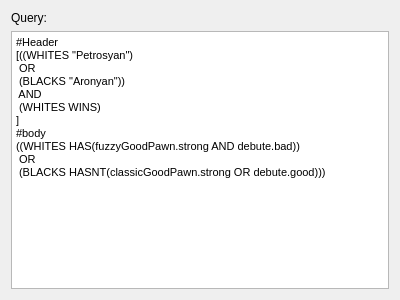
<?xml version="1.0" encoding="UTF-8"?>
<ui version="4.0">
 <class>AdvancedQueryPage</class>
 <widget class="QWizardPage" name="AdvancedQueryPage">
  <property name="geometry">
   <rect>
    <x>0</x>
    <y>0</y>
    <width>400</width>
    <height>300</height>
   </rect>
  </property>
  <property name="windowTitle">
   <string>Advanced query editor</string>
  </property>
  <property name="title">
   <string>Query text</string>
  </property>
  <property name="subTitle">
   <string>Enter QEnter query text using CGSQL syntax</string>
  </property>
  <layout class="QVBoxLayout" name="verticalLayout">
   <item>
    <widget class="QLabel" name="label">
     <property name="text">
      <string>Query:</string>
     </property>
    </widget>
   </item>
   <item>
    <widget class="QTextEdit" name="queryTextEdit">
     <property name="html">
      <string>&lt;!DOCTYPE HTML PUBLIC &quot;-//W3C//DTD HTML 4.0//EN&quot; &quot;http://www.w3.org/TR/REC-html40/strict.dtd&quot;&gt;
&lt;html&gt;&lt;head&gt;&lt;meta name=&quot;qrichtext&quot; content=&quot;1&quot; /&gt;&lt;style type=&quot;text/css&quot;&gt;
p, li { white-space: pre-wrap; }
&lt;/style&gt;&lt;/head&gt;&lt;body style=&quot; font-family:'MS Shell Dlg 2'; font-size:8.25pt; font-weight:400; font-style:normal;&quot;&gt;
&lt;p style=&quot; margin-top:0px; margin-bottom:0px; margin-left:0px; margin-right:0px; -qt-block-indent:0; text-indent:0px;&quot;&gt;&lt;span style=&quot; font-size:8pt;&quot;&gt;#Header&lt;/span&gt;&lt;/p&gt;
&lt;p style=&quot; margin-top:0px; margin-bottom:0px; margin-left:0px; margin-right:0px; -qt-block-indent:0; text-indent:0px;&quot;&gt;&lt;span style=&quot; font-size:8pt;&quot;&gt;[((WHITES &amp;quot;Petrosyan&amp;quot;)&lt;/span&gt;&lt;/p&gt;
&lt;p style=&quot; margin-top:0px; margin-bottom:0px; margin-left:0px; margin-right:0px; -qt-block-indent:0; text-indent:0px;&quot;&gt;&lt;span style=&quot; font-size:8pt;&quot;&gt; OR&lt;/span&gt;&lt;/p&gt;
&lt;p style=&quot; margin-top:0px; margin-bottom:0px; margin-left:0px; margin-right:0px; -qt-block-indent:0; text-indent:0px;&quot;&gt;&lt;span style=&quot; font-size:8pt;&quot;&gt; (BLACKS &amp;quot;Aronyan&amp;quot;))&lt;/span&gt;&lt;/p&gt;
&lt;p style=&quot; margin-top:0px; margin-bottom:0px; margin-left:0px; margin-right:0px; -qt-block-indent:0; text-indent:0px;&quot;&gt;&lt;span style=&quot; font-size:8pt;&quot;&gt; AND&lt;/span&gt;&lt;/p&gt;
&lt;p style=&quot; margin-top:0px; margin-bottom:0px; margin-left:0px; margin-right:0px; -qt-block-indent:0; text-indent:0px;&quot;&gt;&lt;span style=&quot; font-size:8pt;&quot;&gt; (WHITES WINS)&lt;/span&gt;&lt;/p&gt;
&lt;p style=&quot; margin-top:0px; margin-bottom:0px; margin-left:0px; margin-right:0px; -qt-block-indent:0; text-indent:0px;&quot;&gt;&lt;span style=&quot; font-size:8pt;&quot;&gt;]&lt;/span&gt;&lt;/p&gt;
&lt;p style=&quot; margin-top:0px; margin-bottom:0px; margin-left:0px; margin-right:0px; -qt-block-indent:0; text-indent:0px;&quot;&gt;&lt;span style=&quot; font-size:8pt;&quot;&gt;#body&lt;/span&gt;&lt;/p&gt;
&lt;p style=&quot; margin-top:0px; margin-bottom:0px; margin-left:0px; margin-right:0px; -qt-block-indent:0; text-indent:0px;&quot;&gt;&lt;span style=&quot; font-size:8pt;&quot;&gt;((WHITES HAS(fuzzyGoodPawn.strong AND debute.bad))&lt;/span&gt;&lt;/p&gt;
&lt;p style=&quot; margin-top:0px; margin-bottom:0px; margin-left:0px; margin-right:0px; -qt-block-indent:0; text-indent:0px;&quot;&gt;&lt;span style=&quot; font-size:8pt;&quot;&gt; OR&lt;/span&gt;&lt;/p&gt;
&lt;p style=&quot; margin-top:0px; margin-bottom:0px; margin-left:0px; margin-right:0px; -qt-block-indent:0; text-indent:0px;&quot;&gt;&lt;span style=&quot; font-size:8pt;&quot;&gt; (BLACKS HASNT(classicGoodPawn.strong OR debute.good)))&lt;/span&gt;&lt;/p&gt;
&lt;p style=&quot;-qt-paragraph-type:empty; margin-top:0px; margin-bottom:0px; margin-left:0px; margin-right:0px; -qt-block-indent:0; text-indent:0px; font-size:8pt;&quot;&gt;&lt;/p&gt;&lt;/body&gt;&lt;/html&gt;</string>
     </property>
    </widget>
   </item>
  </layout>
 </widget>
 <resources/>
 <connections/>
</ui>
